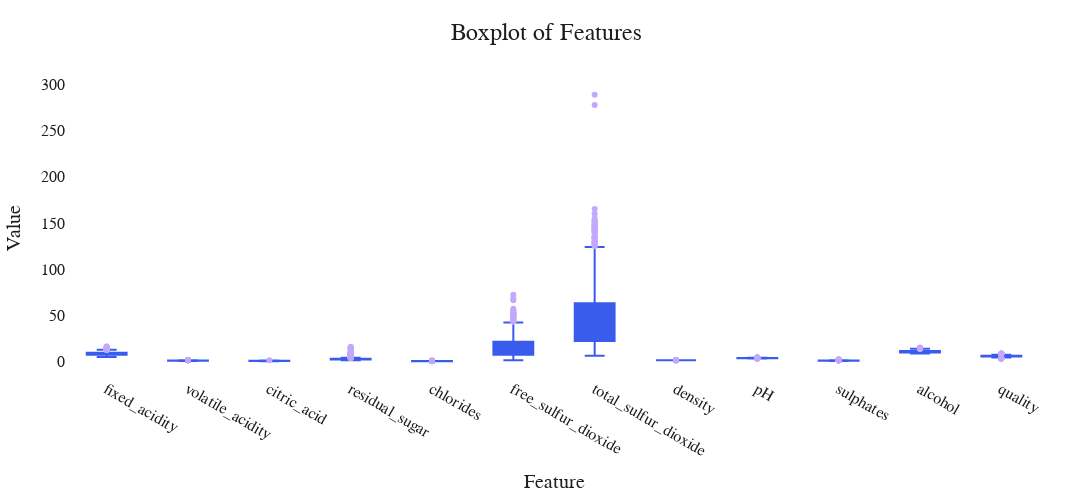

The notebook cell this image was saved under:
### Markdown cell above
After fixing the columns names, we can check for the outliers in the features itself.

### Code cell
plot_box_chart(
    wine_df,
    "Feature",
    "Value",
    "Boxplot of Features",
    save_path="../images/boxplot_features.png",
)

### Figure 1 — Plotly figure (JSON) as saved in the notebook; plotly's stock layout.template omitted (floating-point values rounded to 4 significant figures; data arrays with more than 128 entries replaced by an {"elided": "..."} marker saying what was removed)
{"data": [{"boxpoints": "outliers", "fillcolor": "#3A5CED", "line": {"color": "#3A5CED"}, "marker": {"color": "#C2A9FF"}, "name": "fixed_acidity", "type": "box", "y": {"elided": "1359 float values"}}, {"boxpoints": "outliers", "fillcolor": "#3A5CED", "line": {"color": "#3A5CED"}, "marker": {"color": "#C2A9FF"}, "name": "volatile_acidity", "type": "box", "y": {"elided": "1359 float values"}}, {"boxpoints": "outliers", "fillcolor": "#3A5CED", "line": {"color": "#3A5CED"}, "marker": {"color": "#C2A9FF"}, "name": "citric_acid", "type": "box", "y": {"elided": "1359 float values"}}, {"boxpoints": "outliers", "fillcolor": "#3A5CED", "line": {"color": "#3A5CED"}, "marker": {"color": "#C2A9FF"}, "name": "residual_sugar", "type": "box", "y": {"elided": "1359 float values"}}, {"boxpoints": "outliers", "fillcolor": "#3A5CED", "line": {"color": "#3A5CED"}, "marker": {"color": "#C2A9FF"}, "name": "chlorides", "type": "box", "y": {"elided": "1359 float values"}}, {"boxpoints": "outliers", "fillcolor": "#3A5CED", "line": {"color": "#3A5CED"}, "marker": {"color": "#C2A9FF"}, "name": "free_sulfur_dioxide", "type": "box", "y": {"elided": "1359 float values"}}, {"boxpoints": "outliers", "fillcolor": "#3A5CED", "line": {"color": "#3A5CED"}, "marker": {"color": "#C2A9FF"}, "name": "total_sulfur_dioxide", "type": "box", "y": {"elided": "1359 float values"}}, {"boxpoints": "outliers", "fillcolor": "#3A5CED", "line": {"color": "#3A5CED"}, "marker": {"color": "#C2A9FF"}, "name": "density", "type": "box", "y": {"elided": "1359 float values"}}, {"boxpoints": "outliers", "fillcolor": "#3A5CED", "line": {"color": "#3A5CED"}, "marker": {"color": "#C2A9FF"}, "name": "pH", "type": "box", "y": {"elided": "1359 float values"}}, {"boxpoints": "outliers", "fillcolor": "#3A5CED", "line": {"color": "#3A5CED"}, "marker": {"color": "#C2A9FF"}, "name": "sulphates", "type": "box", "y": {"elided": "1359 float values"}}, {"boxpoints": "outliers", "fillcolor": "#3A5CED", "line": {"color": "#3A5CED"}, "marker": {"color": "#C2A9FF"}, "name": "alcohol", "type": "box", "y": {"elided": "1359 float values"}}, {"boxpoints": "outliers", "fillcolor": "#3A5CED", "line": {"color": "#3A5CED"}, "marker": {"color": "#C2A9FF"}, "name": "quality", "type": "box", "y": {"elided": "1359 int values"}}], "layout": {"font": {"color": "#1A1E21", "family": "Gordita, Figtree, sans-serif", "size": 16}, "height": 500, "margin": {"b": 50, "l": 50, "r": 50, "t": 80}, "paper_bgcolor": "#FFFFFF", "plot_bgcolor": "#FFFFFF", "showlegend": false, "title": {"font": {"color": "#1A1E21", "family": "Gordita, Figtree, sans-serif", "size": 24}, "text": "Boxplot of Features", "x": 0.5}, "width": 1600, "xaxis": {"title": {"font": {"color": "#1A1E21", "family": "Gordita, Figtree, sans-serif", "size": 20}, "text": "Feature"}}, "yaxis": {"title": {"font": {"color": "#1A1E21", "family": "Gordita, Figtree, sans-serif", "size": 20}, "text": "Value"}}}}
